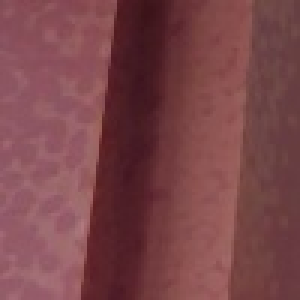
#> input picture data/write/july/imgs13/rect1.jpg, 100 x 100 px, found by its file name (shown 3 times larger)
$ python ScratchHist.py   (Python 2 division)
#> lines starting #> are read from the running program, lines starting #| are printed output that depends on the picture; after the words box and inside, x2 and y2 are one past the last pixel; in counts of white or black regions, pixels touching at a corner belong together; long printed decimals are rounded
### ImgUtils.py
import os, sys, time, copy, random, argparse
import traceback
import numpy as np
import cv2
import imutils
from matplotlib import image as mpimg
from matplotlib import pyplot as plt


def px3clr_3px1clr(list_pixels):
    return [ map( lambda v: v[clr], list_pixels ) for clr in range(3)]

def px_to_list(img):
    hL,wL = img.shape[0], img.shape[1]
    return [ tuple( img[h,w,:] ) for h in range(hL) for w in range(wL) ]

# [12 lines left out: functions px_remove_crop, crop_img, not called in this run]

### scratch/ScratchHist.py
import os,sys, random, copy
import cv2
import numpy as np


from ImgUtils import px3clr_3px1clr as three_color
from ImgUtils import px_to_list

#import os
#os.chdir('c:/users/wsutt/desktop/files/ppd/ppd/')
#import ScratchHist

def read_img(p = "data/write/july/imgs17/img1.jpg"):
#> called with p = 'data/write/july/imgs17/rect1.jpg'
    img = cv2.imread(p)
#> img is the input picture: shape (100, 100, 3); mean B, G, R 73.9, 69.7, 122.2
    return img

# [15 lines left out: function main, not called in this run]

def px_range(data):
    return min(data), max(data)

# [121 lines left out: functions pct_inrange, iter1, iter2, not called in this run]

def px_data(img):
    return three_color(px_to_list(img))

# [128 lines left out: functions iter3, iter4, iter5, scratch1, not called in this run]

def pct_inrange_cv(img, lo, hi, total = 0):
    t_mask = cv2.inRange(img, lo, hi )
    t_i = np.sum( t_mask  ) / 255
    if total == 0: total = len(img)*len(img[0])
    pct_i = float(t_i) / float(total)
    return pct_i

def iter6(img, clr = 0, goal_pct = 0.95, epsilon = 0.005, max_iter = 10,
          log = False, steep = True):

#> called with clr = 0, goal_pct = 0.95, epsilon = 0.005, max_iter = 200, log = False, steep = True
    LO, HI = 0, 255
    img2 = img.copy()
    data = px_data(img2)[clr]
#> data = 10000 values, max 127 at index 7527, min 23 at index 547, mean 73.92
    lo, hi = px_range(data)
#> lo = 23; hi = 127

    tup_lo = np.array([LO if clr != j else lo for j in range(3)])
#> tup_lo = [23, 0, 0]
    tup_hi = np.array([HI if clr != j else hi for j in range(3)])
#> tup_hi = [127, 255, 255]

    total = len(img)*len(img[0])
#> total = 10000
    print 'total: ', str(total)
#| total:  10000

             # err,pct_i,lo, hi, p, i
    min_err = (1.0, 1.0, lo, hi, 0, -1)
#> min_err = (1, 1, 23, 127, 0, -1)
    Log = []

    for i in range(0,max_iter):

        pct_i = pct_inrange_cv(img,tup_lo,tup_hi, total = total)

        p = (lo - LO) + (HI - hi)       #penalty

        err = abs( goal_pct - pct_i)    #best iter
        if err <= min_err[0]:
            min_err = (err, pct_i, lo, hi, p, i)

        if log: Log.append((err, pct_i, lo, hi, p, i))

        if (pct_i - epsilon) <= goal_pct <= (pct_i + epsilon):
            break

        if pct_i < goal_pct:
            break

        if pct_i > goal_pct:

            temp_tup_lo = np.array([LO if clr != i else lo + 1 for i in range(3)])
            temp_tup_hi = np.array([HI if clr != i else hi - 1 for i in range(3)])
            gradient_lo = pct_i - pct_inrange_cv(img,temp_tup_lo,tup_hi, total = total)
            gradient_hi = pct_i - pct_inrange_cv(img,tup_lo,temp_tup_hi, total = total)
            if log: print 'grad_lo: %f | grad_hi: %f' % (gradient_lo,gradient_hi)

            # take_lo    (T)    (F)     NOT(XOR(L<H,STEEP))
            #           Steep  Flat
            # (T) L > H    T      F
            # (F) L < H    F      T
            take_lo = not( (gradient_lo > gradient_hi) != (steep) )
            f = (1,0) if take_lo  else (0,-1)
            lo, hi = lo + f[0], hi + f[1]
            tup_lo = np.array([LO if clr != j else lo for j in range(3)])
            tup_hi = np.array([HI if clr != j else hi for j in range(3)])
            if log: print tup_lo, tup_hi
#> this loop made 15 passes
#> (err, min_err, temp_tup_hi, gradient_lo, gradient_hi, take_lo) on passes 3 to 9: (0.0497, (0.0497, 1, 23, 125, 153, 2), [124, 255, 255], 0.0001, 0, True), (0.0496, (0.0496, 1, 24, 125, 154, 3), [124, 255, 255], 0.0002, 0, True), (0.0494, (0.0494, 0.999, 25, 125, 155, 4), [124, 255, 255], 0.0015, 0, True), (0.0479, (0.0479, 0.998, 26, 125, 156, 5), [124, 255, 255], 0.0008, 0, True), (0.0471, (0.0471, 0.997, 27, 125, 157, 6), [124, 255, 255], 0.0011, 0, True), (0.046, (0.046, 0.996, 28, 125, 158, 7), [124, 255, 255], 0.0016, 0, True), (0.0444, (0.0444, 0.994, 29, 125, 159, 8), [124, 255, 255], 0.0016, 0, True)
#> (err, min_err, temp_tup_lo, gradient_lo, gradient_hi, take_lo) on passes 1 to 2: (0.05, (0.05, 1, 23, 127, 151, 0), [24, 0, 0], 0.0001, 0.0001, False), (0.0499, (0.0499, 1, 23, 126, 152, 1), [24, 0, 0], 0.0001, 0.0002, False)
#> pass 1, in pct_inrange_cv (call 2), `t_mask = cv2.inRange(img, lo, hi )`:
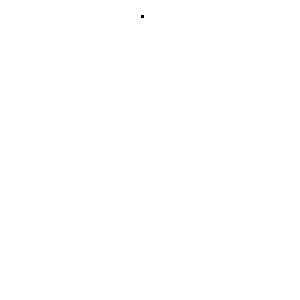
#> t_mask: shape (100, 100) (shown 3 times larger); 100% white; black in thin lines or dots, all inside (x1, y1, x2, y2) = (47, 5, 48, 6)
#> after the loop, Log = []

    return min_err


if __name__ == "__main__":

    #os.chdir("ppd/")
    img = read_img(p = "data/write/july/imgs17/rect1.jpg")
    # [6 lines of commented-out code are left out]

    out = iter6(img,clr=0, max_iter =200)
#> out = (0.0028, 0.953, 35, 125, 165, 14)
    print out
#| (0.0028, 0.9528, 35, 125, 165, 14)

    # [58 lines of commented-out code are left out]


$ run again, with data/write/july/imgs13/img_t1.jpg copied over data/write/july/imgs13/rect1.jpg
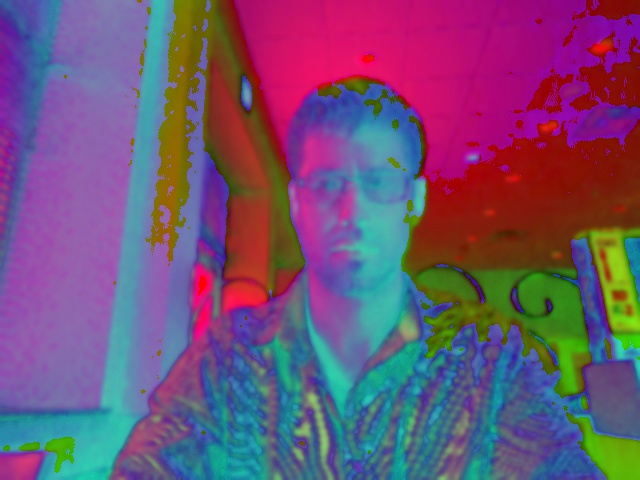
#> input picture data/write/july/imgs13/img_t1.jpg, 640 x 480 px, found by its file name
#> in read_img, img is the input picture: shape (480, 640, 3); mean B, G, R 116.1, 81.8, 112.5
#> data = 307200 items
#> in iter6, `lo, hi = px_range(data)`: lo = 0; hi = 200
#> in iter6, `tup_lo = np.array([LO if clr != j else lo for j in range(3)])`: tup_lo = [0, 0, 0]
#> in iter6, `tup_hi = np.array([HI if clr != j else hi for j in range(3)])`: tup_hi = [200, 255, 255]
#> total = 307200
#| total:  307200
#> in iter6, `min_err = (1.0, 1.0, lo, hi, 0, -1)`: min_err = (1, 1, 0, 200, 0, -1)
#> the loop in iter6, `for i in range(0,max_iter): ` made 7 passes
#> (err, min_err, gradient_lo, tup_lo) on passes 1 to 6: (0.05, (0.05, 1, 0, 200, 55, 0), 0.0157, [1, 0, 0]), (0.0343, (0.0343, 0.984, 1, 200, 56, 1), 0.00532, [2, 0, 0]), (0.029, (0.029, 0.979, 2, 200, 57, 2), 0.00606, [3, 0, 0]), (0.023, (0.023, 0.973, 3, 200, 58, 3), 0.00637, [4, 0, 0]), (0.0166, (0.0166, 0.967, 4, 200, 59, 4), 0.00676, [5, 0, 0]), (0.00983, (0.00983, 0.96, 5, 200, 60, 5), 0.00726, [6, 0, 0])
#> pass 1, in pct_inrange_cv (call 2), `t_mask = cv2.inRange(img, lo, hi )`:
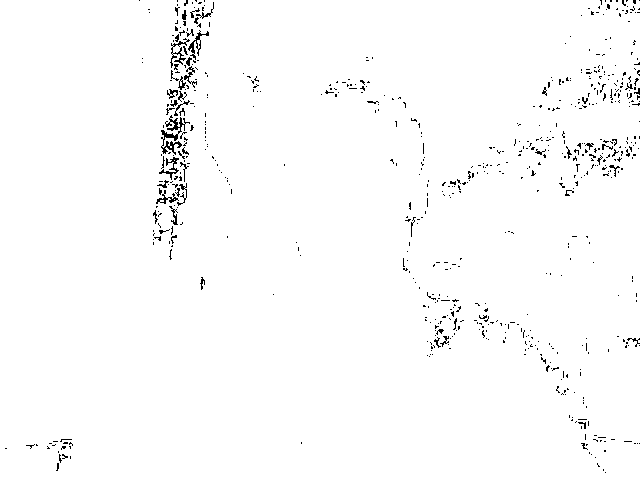
#> t_mask: shape (480, 640); 98.4% white; black in thin lines or dots
#> pass 2, in pct_inrange_cv (call 5), `t_mask = cv2.inRange(img, lo, hi )`:
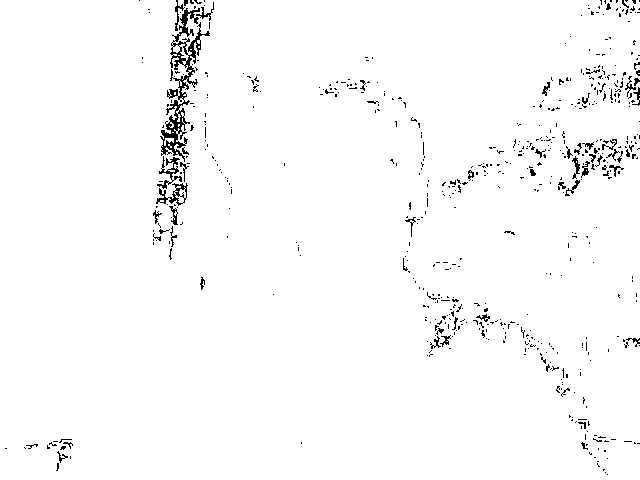
#> t_mask: shape (480, 640); 97.9% white; black in thin lines or dots
#> after the loop in iter6, `for i in range(0,max_iter):`: Log = []
#> out = (0.00257, 0.953, 6, 200, 61, 6)
#| (0.002568, 0.9526, 6, 200, 61, 6)
